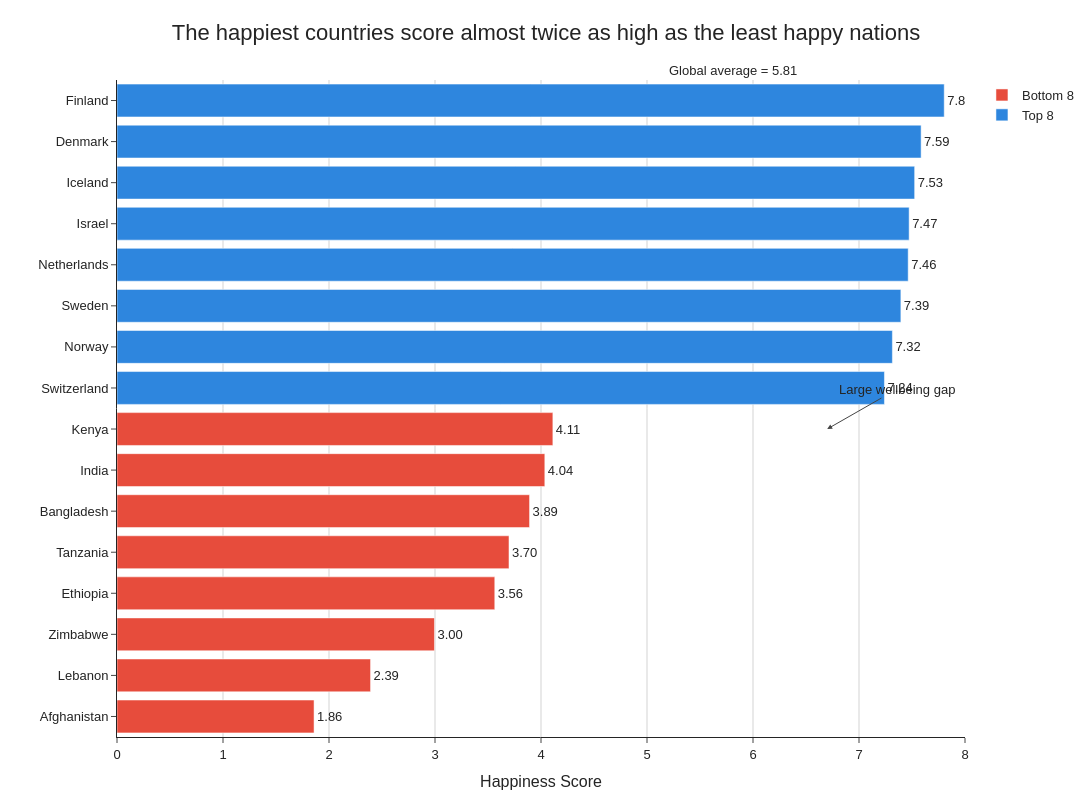

Notebook code cell kept with this figure:
### Code cell
# Task 2: Top 8 vs Bottom 8 contrast

import plotly.express as px
import plotly.graph_objects as go

# Step 1: Prepare data
top8 = df.nlargest(8, 'Happiness_Score').copy()
top8['Group'] = 'Top 8'

bottom8 = df.nsmallest(8, 'Happiness_Score').copy()
bottom8['Group'] = 'Bottom 8'

combined = pd.concat([bottom8, top8])
combined = combined.sort_values('Happiness_Score')

global_avg = df['Happiness_Score'].mean()

# Step 2: Custom colours
color_map = {
    'Top 8': '#2E86DE',
    'Bottom 8': '#E74C3C'
}

# Step 3: Build chart
fig = px.bar(
    combined,
    x='Happiness_Score',
    y='Country',
    orientation='h',
    color='Group',
    text='Happiness_Score',
    color_discrete_map=color_map
)

# Step 4: Clean styling
fig.update_traces(
    texttemplate='%{text:.2f}',
    textposition='outside'
)

fig.update_layout(
    title={
        'text': 'The happiest countries score almost twice as high as the least happy nations',
        'x': 0.5,
        'xanchor': 'center'
    },
    xaxis_title='Happiness Score',
    yaxis_title='',
    template='simple_white',
    height=800,
    width=1100,
    font=dict(
        family='Arial',
        size=13
    ),
    title_font=dict(
        size=22
    ),
    legend_title='',
    margin=dict(l=20, r=40, t=80, b=40)
)

# Zero baseline rule
fig.update_xaxes(
    range=[0, 8],
    showgrid=True,
    gridcolor='lightgray'
)

fig.update_yaxes(showgrid=False)

# Global average reference line
fig.add_vline(
    x=global_avg,
    line_dash='dash',
    line_color='black',
    annotation_text=f'Global average = {global_avg:.2f}',
    annotation_position='top'
)

# Gap annotation
fig.add_annotation(
    x=6.7,
    y=7,
    text='Large wellbeing gap',
    showarrow=True,
    arrowhead=2,
    ax=70,
    ay=-40
)

fig.show()

### Figure 1 — Plotly figure (JSON) as saved in the notebook; plotly's stock layout.template omitted (floating-point values rounded to 4 significant figures)
{"data": [{"hovertemplate": "Group=Bottom 8<br>Happiness_Score=%{text}<br>Country=%{y}<extra></extra>", "legendgroup": "Bottom 8", "marker": {"color": "#E74C3C", "pattern": {"shape": ""}}, "name": "Bottom 8", "orientation": "h", "showlegend": true, "text": [1.859, 2.392, 2.995, 3.564, 3.698, 3.892, 4.036, 4.112], "textposition": "outside", "texttemplate": "%{text:.2f}", "type": "bar", "x": [1.859, 2.392, 2.995, 3.564, 3.698, 3.892, 4.036, 4.112], "xaxis": "x", "y": ["Afghanistan", "Lebanon", "Zimbabwe", "Ethiopia", "Tanzania", "Bangladesh", "India", "Kenya"], "yaxis": "y"}, {"hovertemplate": "Group=Top 8<br>Happiness_Score=%{text}<br>Country=%{y}<extra></extra>", "legendgroup": "Top 8", "marker": {"color": "#2E86DE", "pattern": {"shape": ""}}, "name": "Top 8", "orientation": "h", "showlegend": true, "text": [7.24, 7.315, 7.395, 7.464, 7.473, 7.525, 7.586, 7.804], "textposition": "outside", "texttemplate": "%{text:.2f}", "type": "bar", "x": [7.24, 7.315, 7.395, 7.464, 7.473, 7.525, 7.586, 7.804], "xaxis": "x", "y": ["Switzerland", "Norway", "Sweden", "Netherlands", "Israel", "Iceland", "Denmark", "Finland"], "yaxis": "y"}], "layout": {"annotations": [{"showarrow": false, "text": "Global average = 5.81", "x": 5.811, "xanchor": "center", "xref": "x", "y": 1, "yanchor": "bottom", "yref": "y domain"}, {"arrowhead": 2, "ax": 70, "ay": -40, "showarrow": true, "text": "Large wellbeing gap", "x": 6.7, "y": 7}], "barmode": "relative", "font": {"family": "Arial", "size": 13}, "height": 800, "legend": {"title": {"text": ""}, "tracegroupgap": 0}, "margin": {"b": 40, "l": 20, "r": 40, "t": 80}, "shapes": [{"line": {"color": "black", "dash": "dash"}, "type": "line", "x0": 5.811, "x1": 5.811, "xref": "x", "y0": 0, "y1": 1, "yref": "y domain"}], "title": {"font": {"size": 22}, "text": "The happiest countries score almost twice as high as the least happy nations", "x": 0.5, "xanchor": "center"}, "width": 1100, "xaxis": {"anchor": "y", "domain": [0, 1], "gridcolor": "lightgray", "range": [0, 8], "showgrid": true, "title": {"text": "Happiness Score"}}, "yaxis": {"anchor": "x", "domain": [0, 1], "showgrid": false, "title": {"text": ""}}}}
